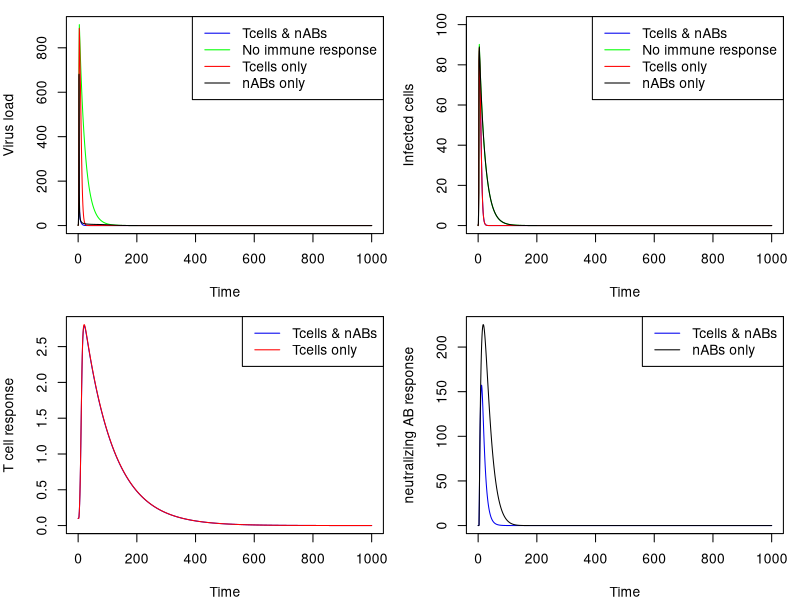
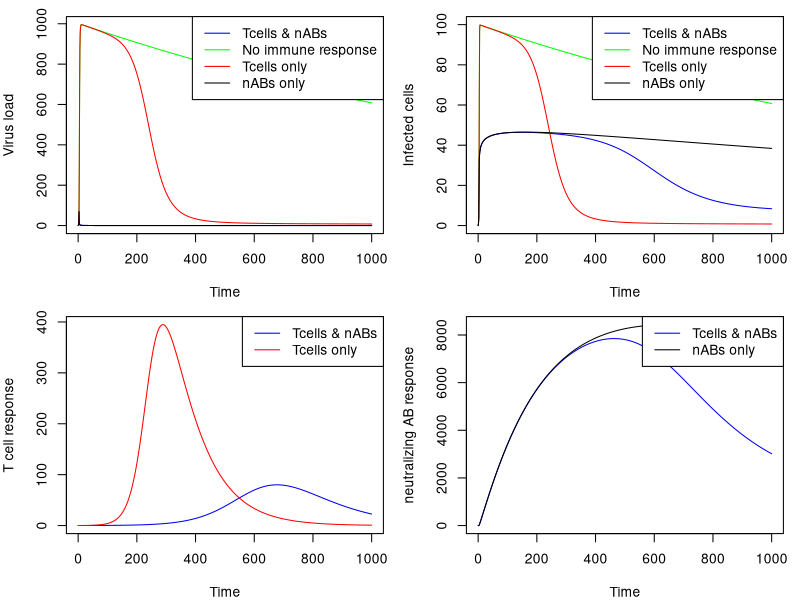

Recreate these plots in R, in order.

########################################################################################
## R code for the practical on modelling within host infection dynamics
## The code represents the within host infection model with immune response in the lecture
########################################################################################
library(deSolve)

## ODE system for the infection model
## DO NOT CHANGE THIS PART
InfectionModelODE <- function(t, xinit, parms) {
	X <- xinit[1] # Susceptible target cells
	Y <- xinit[2] # Infected cells
	V <- xinit[3] # Virus
	U <- xinit[4] # T-cell response
	W <- xinit[5] # neutralizing AB response
      M <- xinit[1]+xinit[2] # total nr of cells
	with(as.list(parms),{	
	dX <- delta*(M-X-Y)- mu * X- beta*V*X
	dY <- beta * X * V -alpha * Y - theta * U * Y
	dV <- kappa*Y - rho * V - psi * V * W
      dU <- eps * Y *U - sigma * U
      dW <- gamma*V * W - omega * W
 	res<-c(dX, dY, dV, dU, dW)
 	list(res)
  	})
	}

##########################################################################
## The function FullInfectionModel simulates the infection process
## We pre-programmed this model with certain baseline parameter values. 
## Run this code in R first
## To run the model with different initial conditions /  parameter values, 
## see instructions at the bottom of this file 
#############################################################################
FullInfectionModel <- function(xinit, delta = 0.1, mu = 0.01, beta=0.005, alpha = 0.05, rho=5.0, kappa=50.0, theta=0.1, eps =0.005, sigma = 0.01, psi = 1, gamma=0.01, omega = 0.1){
	# variables:
	# y(1) = z (non diff. macros)
	# y(2) = x (susceptible macros)
	# y(3) = y (number of infected cells)
	# y(4) = v (virus load)
	# Parameters:
	# alpha = apoptosis rate of infected cells
	# beta = infection rate
	# delta = differentiation rate z->x
	# mu = death rate of non-infected cells
	# kappa = virus replication rate
	# rho = virus decay rate
      # eps = stimulation rate of CTL response
      # sigma = death rate of CTL response
      # theta = rate in which CTLs eliminate infected cells
      # gamma = stimulation rate of AB response
      # omega = decay rate of AB response
      # psi = rate in which ABs eliminate virus


	# Time span to produce solutions
	tspan <- 1000
	
      # set new initial conditions
      # xinit2 <- c(x0 = 100, y0 = 0, v0 = 1, u0=0.01, w0=0.01) #refers to  x0, y0, v0, u0, w0	
	
      ## Set parameter values: Use the default values above and set some to zero to 'switch' off Tcell or nAB response, or both:   	
      parms <- c(delta = delta, mu = mu, beta=beta, alpha = alpha, rho=rho, kappa=kappa, theta=theta, eps =eps, sigma = sigma, psi = psi, gamma=gamma, omega = omega)      
      # switch off both Tcell and nAB response:      
      parmsNoIR <- c(delta = delta, mu = mu, beta=beta, alpha = alpha, rho=rho, kappa=kappa, theta=0, eps =0, sigma = 0, psi = 0, gamma=0, omega = 0)
      # T-cell response only - switch off nAB response
      parmsTcell <- c(delta = delta, mu = mu, beta=beta, alpha = alpha, rho=rho, kappa=kappa, theta=theta, eps =eps, sigma = sigma, psi = 0, gamma=0, omega = 0)
      # nAB response only - swith off Tcell respone
      parmsNAB <- c(delta = delta, mu = mu, beta=beta, alpha = alpha, rho=rho, kappa=kappa, theta=0, eps =0, sigma = 0, psi = psi, gamma=gamma, omega = omega)

      
      ## Generate the corresponding solutions  X(t), Y(t), V(t), U(t), W(t) by solving the ODE systems for the above parameter values      
      out  <- as.data.frame(lsoda(xinit, 0:tspan, InfectionModelODE, parms))
      outNoIR  <- as.data.frame(lsoda(xinit, 0:tspan, InfectionModelODE, parmsNoIR))
      outTcell  <- as.data.frame(lsoda(xinit, 0:tspan, InfectionModelODE, parmsTcell))
      outNAB  <- as.data.frame(lsoda(xinit, 0:tspan, InfectionModelODE, parmsNAB))
      out$total <- rowSums(out[,2:3])#total number of cells - for scaling axes in plots below

	
      ## Produce plots

	dev.new(width = 10, height = 8)
	layout(matrix(c(1,2),1,2), widths=c(0.5, 0.5))
	#xMax <- out$time[which.max(out$v0)] * 10
      xMax <- 1000 #plot up to time <= 1000
      #yMax <- outNoIR$v0[which.max(out$v0)] 
      yMax <- max(outNoIR$v0)
#	first plot: Virus load profiles for 4 different scenarios
	par(mar = c(4,4,1,1), mfrow=c(2,2))
  	plot(out$time, out$v0, type = "l", ylab = "Virus load", xlab = "Time", col = "blue2", xlim = c(0, xMax), ylim = c(0,yMax))
      points(outNoIR$time, outNoIR$v0, type = "l", col = "green")
      points(outTcell$time, outTcell$v0, type = "l", col = "red")
      points(outNAB$time, outNAB$v0, type = "l", col = "black")
      legend("topright", c("Tcells & nABs", "No immune response", "Tcells only", "nABs only"), lty = rep(1,3), col = c("blue2", "green", "red", "black"))

#	2nd plot: Infected cells for 4 different scenarios
      plot(out$time, out$y0, type = "l", ylab = "Infected cells", xlab = "Time", col = "blue2", ylim = c(0, max(out$total)), xlim = c(0, xMax))
      points(outNoIR$time, outNoIR$y0, type = "l", col = "green")
      points(outTcell$time, outTcell$y0, type = "l", col = "red")
      points(outNAB$time, outNAB$y0, type = "l", col = "black")
	legend("topright", c("Tcells & nABs", "No immune response", "Tcells only", "nABs only"), lty = rep(1,3), col = c("blue2", "green", "red", "black"))
   
#	3rd plot: Tcell response with / without NAB response	
      plot(out$time, out$u0, type = "l", ylab = "T cell response", xlab = "Time", col = "blue2", ylim = c(0, max(outTcell$u0)), xlim = c(0, xMax))
      points(outTcell$time, outTcell$u0, type = "l", col = "red")
	legend("topright", c("Tcells & nABs", "Tcells only"), lty = rep(1,3), col = c("blue2", "red"))

#	4th plot: neutralizing Antibody response for with / without T-cell response	
      plot(out$time, out$w0, type = "l", ylab = "neutralizing AB response", xlab = "Time", col = "blue2", ylim = c(0, max(outNAB$w0)), xlim = c(0, xMax))
      points(outNAB$time, outNAB$w0, type = "l", col = "black")
	legend("topright", c("Tcells & nABs", "nABs only"), lty = rep(1,3), col = c("blue2", "black"))

    
return(c(1))
}

###########################################################################
## Running the model with different initial conditions or different input parameters
## YOU CAN CHANGE THIS PART OF THE CODE
###########################################################################

# To call the model with the default parameter values above, set initial conditions and then type FullInfectionModel(x)
 x <- c(x0 = 100, y0 = 0, v0 = 1, u0=0.1, w0=0.01)
FullInfectionModel(x)

# To run the model with different parameter values, change the values directly in the function argument, ie. type e.g. 
#defaults were: delta = 0.1, mu = 0.01, beta=0.005, alpha = 0.05, rho=5.0, kappa=50.0, theta=0.1, eps =0.005, sigma = 0.01, psi = 1, gamma=0.01, omega = 0.1)
FullInfectionModel(x, delta = 0.001, mu = 0.0001, beta=0.005, alpha = 0.0005, rho=1.0, kappa=10.0, theta=0.00005, eps =0.0005, sigma = 0.01, psi = 1, gamma=0.1, omega = 0.005)

# Reminder: Parameters are
	# alpha = apoptosis rate of infected cells
	# beta = infection rate
	# delta = differentiation rate z->x
	# mu = death rate of non-infected cells
	# kappa = virus replication rate
	# rho = virus decay rate
      # eps = stimulation rate of CTL response
      # sigma = death rate of CTL response
      # theta = rate in which CTLs eliminate infected cells
      # gamma = stimulation rate of AB response
      # omega = decay rate of AB response
      # psi = rate in which ABs eliminate virus
